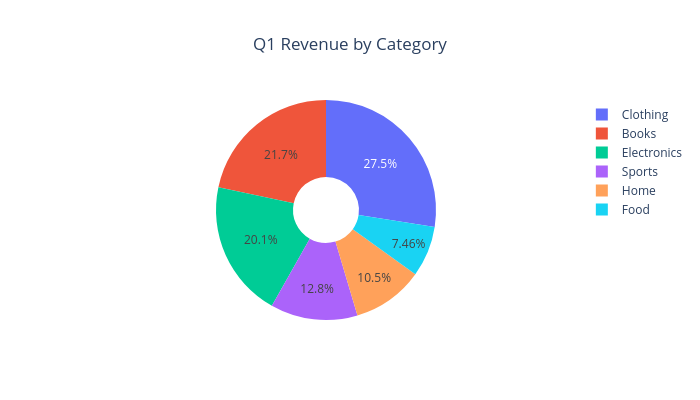

Notebook code for this chart:
### Markdown cell above
## 9. Pie chart — `kind='pie'`

### Code cell
avr.plot(
    df_cat, 'pie',
    names='category', values='q1',
    title='Q1 Revenue by Category',
    hole=0.3,
)

### Figure 1 — Plotly figure (JSON) as saved in the notebook; plotly's stock layout.template omitted (floating-point values rounded to 4 significant figures)
{"data": [{"domain": {"x": [0, 1], "y": [0, 1]}, "hole": 0.3, "hovertemplate": "category=%{label}<br>q1=%{value}<extra></extra>", "labels": ["Electronics", "Clothing", "Food", "Books", "Sports", "Home"], "legendgroup": "", "name": "", "showlegend": true, "type": "pie", "values": [48372, 65944, 17907, 52051, 30751, 25144]}], "layout": {"height": 400, "legend": {"tracegroupgap": 0}, "title": {"text": "Q1 Revenue by Category", "x": 0.5}, "width": 700, "xaxis": {"linecolor": "#888888", "linewidth": 1, "mirror": true, "showline": true}, "yaxis": {"linecolor": "#888888", "linewidth": 1, "mirror": true, "showline": true}}}
